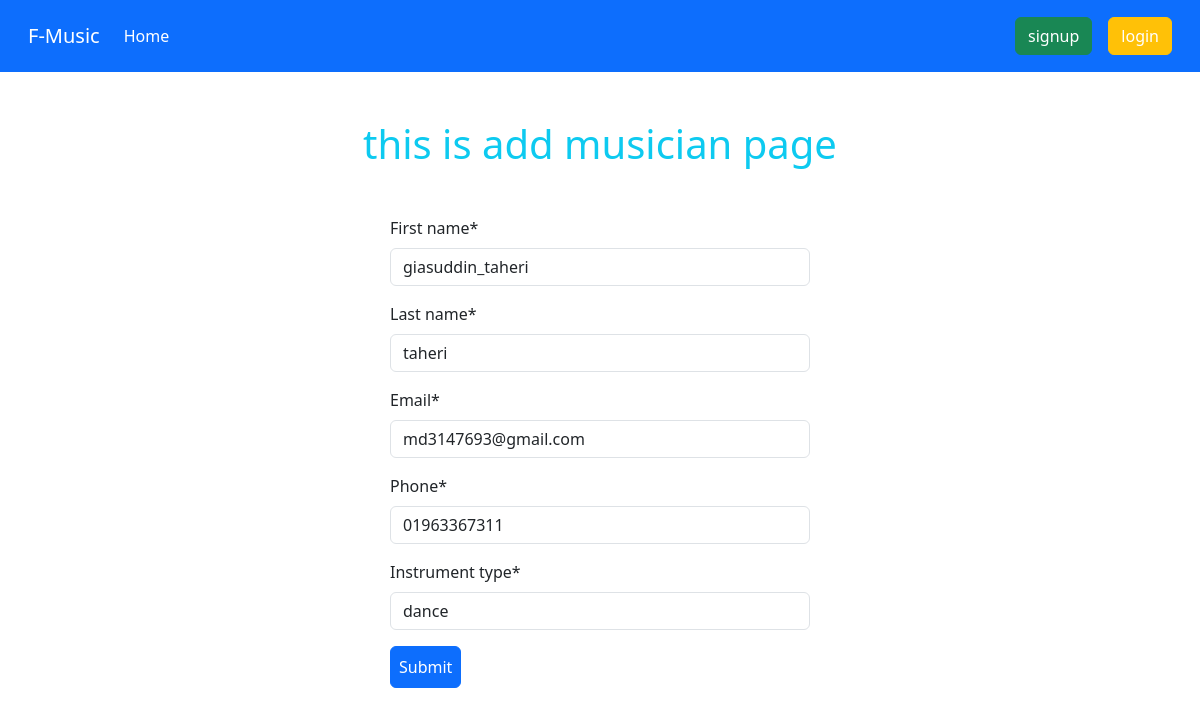
Page /musician/EditMusician/4 on the committed database.
### musician/models.py (models this page shows, shortened)
class MusicianModel(models.Model):
    first_name = models.CharField(max_length=255)
    last_name = models.CharField(max_length=255)
    email = models.EmailField(max_length=255)
    phone = models.CharField(max_length=255)
    instrument_type = models.CharField(max_length=255)

### musician/views.py (the view)
# urls.py: path('EditMusician/<int:id>',views.EditMusician.as_view(),name = 'edit_musician'),
class EditMusician(UpdateView):
    model = MusicianModel
    template_name = 'add_musician.html'
    pk_url_kwarg = 'id'
    success_url = reverse_lazy('homepage')
    form_class = forms.MusicianForm

### musician/forms.py
class MusicianForm(forms.ModelForm):
    class Meta:
        model = MusicianModel
        fields = '__all__'

### musician/templates/add_musician.html (shortened to what this page needs)
{%extends 'home.html'%}
{%block content%}
{%load crispy_forms_tags%}
<h1 class="text-center text-info mt-5 mb-5">this is add musician page</h1>
<form method="POST" style="width: 35%; margin: auto;">
    {{form | crispy}}
    <button class="btn btn-primary p-2 mb-5">Submit</button>
</form>
{%endblock%}

### rows in the picture
MusicianModel: first_name "giasuddin_taheri", last_name "taheri", email "md3147693@gmail.com", phone "01963367311", instrument_type "dance"
